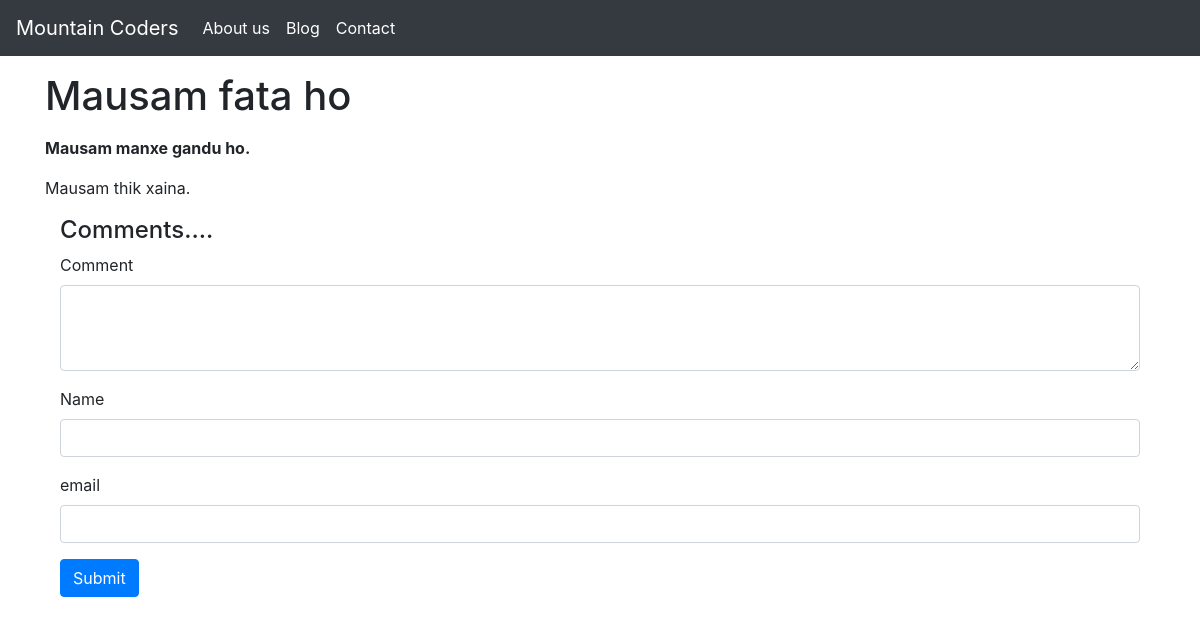
The page /blogpost/ma-usam on the database its author committed.
### blog/models.py (models this page shows, shortened)
class Blog(models.Model):
    sno = models.AutoField(primary_key=True)
    title = models.CharField(max_length=200)
    content = models.TextField()
    slug = models.CharField(max_length=100)
    time = models.DateTimeField(auto_now_add=True)

### blog/views.py (the view)
# urls.py: path('blogpost/<str:slug>', views.blogpost, name='blogpost'),
def blogpost(request,slug):
    blog = Blog.objects.filter(slug=slug).first()
    comments = Comment.objects.filter(post=blog)
    context = {
        'blog': blog,
        'comments': comments,
    }
    return render(request, 'blog/blogpost.html', context)

### templates/blog/blogpost.html (shortened to what this page needs)
{% extends 'blog/base.html' %}
{% block body %}
<div class="container">
<h1 class="my-3">
    {{blog.title}}
</h1>
<div class="my-3">
    {{blog.content|safe}}
</div>
<div class="container">
    <h4>Comments....</h4>
    <form action="{% url 'postcomment' %}" method="post">
        <div class="form-group">
            <label for="comment">Comment</label>
            <textarea class="form-control" name="comment" id="comment" rows="3"></textarea>
        </div>
        <div class="form-group">
            <label for="comment">Name</label>
            <input class="form-control" name="name" id="comment" />
        </div>
        <div class="form-group">
            <label for="comment">email</label>
            <input class="form-control" name="email" id="comment" type="email" />
        </div>
        <button type="submit" class="btn btn-primary">Submit</button>
    </form>
</div>
{% endblock body %}

### rows shown on the page
Blog: title "Mausam fata ho", content "Mausam manxe gandu ho. Mausam thik xaina."
